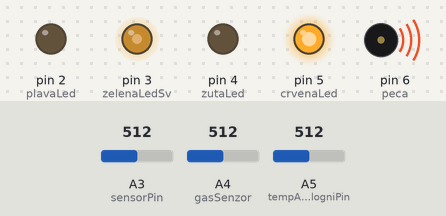
Simulated run of this sketch. Board: Arduino Uno, built with avr-gcc and run on an emulated ATmega328P. Parts: output pins drawn as LEDs (lit = HIGH), buzzer (waves = sounding). The inputs (shaded band) are chosen by the test bench; at power-on: A4 (gasSenzor) = 512, A3 (sensorPin) = 512, A5 (tempAnalogniPin) = 512.

Above: at 1.2 s.
1.3 s: A4 (gasSenzor) set to 186
4.3 s: A4 (gasSenzor) set to 170
Timing chart, 0 to 6.1 s (numbered marks = the images above; inputs shaded):
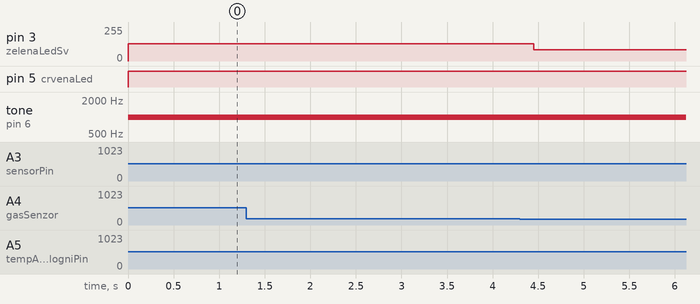

Measured:
- after the input at 4.3 s, pin 3 (zelenaLedSv): 128/255 → 85/255 after 0.15 s

The sketch:

integracija.ino
```cpp
int zelenaLedSv = 3; //digitalni ulaz zelene diode
int plavaLed = 2; //digitalni ulaz plave diode
int zutaLed = 4; //digitalni ulaz zute diode
int crvenaLed = 5; //digitalni ulaz crvene diode
int peca = 6; //digitalni ulaz za pecu
float tempUlaz;
int tempAnalogniPin = A5; //analogni ulaz na kom se nalazi senzor za temperaturu
int sensorPin = A3; //analogni ulaz na kom se nalazi fotootpornik
int gasSenzor = A4; //analogni ulaz na kom se nalazi gas senzor
int photoCellIn = 0; //ulazna vrednost fotootpornika
int granicnaVrednost = 170;


void pecaVristi(){

 tone(peca, 1000);

}

void pecaNeVristi(){
  noTone(peca);
}


float temperaturaF(int pin) {
  float tempVrednost = analogRead(pin); //ucitaj vrednost sa analognog ulaza

  float napon = (tempVrednost/1024.0) * 5.0;
  float temperatura = (napon - .5) * 100;

  return temperatura;
}

void toggle(){

  int ledStateOff = 0; //ugasena led
  for(int led = 2; led<6; led++){
    if(digitalRead(led) == 1) { //proveri da li led radi
    digitalWrite(led, ledStateOff); //ako radi, ugasi je
    }
  }
}

void setup()
{
  Serial.begin(9600);

  for(int led = 2; led < 6; led++){
   pinMode(led, OUTPUT);

  }

}

void loop()
{

  float temperatura = temperaturaF(tempAnalogniPin);
  float kolicinaCO = analogRead(gasSenzor);

  if(temperatura >-50 && temperatura < 15) {
    toggle();
    digitalWrite(plavaLed, HIGH);
    pecaNeVristi();
  } else if (temperatura > 16 && temperatura < 30) {
    toggle();
    digitalWrite(zutaLed, HIGH);
    pecaNeVristi();
  } else {
    toggle();
    digitalWrite(crvenaLed, HIGH);
    pecaVristi();
  }


  photoCellIn = analogRead(sensorPin)/4; //reskaliranje na interval od 0-255 zbog LED sijalice
  analogWrite(zelenaLedSv, photoCellIn); //za vrednost koju je fotootpornik pokupio, sijalica ce da svetli

  if(kolicinaCO > granicnaVrednost && temperatura > 31){ //granicna vrednost
    pecaVristi();
    delay(100);
    pecaVristi();
    delay(100);
    pecaNeVristi();
  } else {
    pecaNeVristi();
  }
}
```
